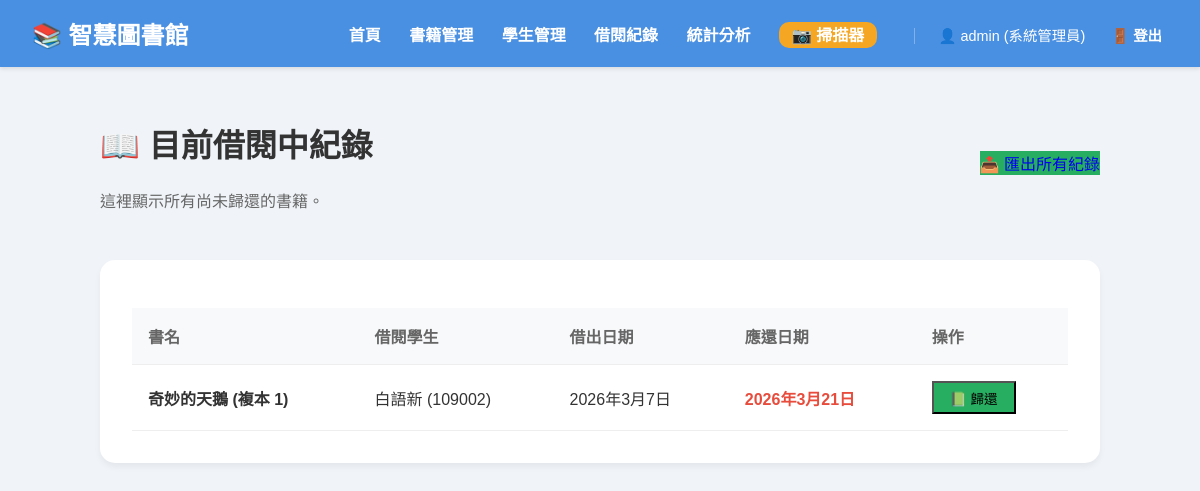
Screenshot of /loans (signed in) with the database file from the repository.
### library/models.py (models this page shows, shortened)
class Student(models.Model):
    name = models.CharField(max_length=50, verbose_name="姓名")
    student_id = models.CharField(max_length=20, unique=True, verbose_name="學號")
    grade = models.CharField(max_length=20, verbose_name="班級")

class Loan(models.Model):
    book = models.ForeignKey(Book, on_delete=models.CASCADE, verbose_name="書籍")
    student = models.ForeignKey(Student, on_delete=models.CASCADE, verbose_name="學生")
    loan_date = models.DateField(auto_now_add=True, verbose_name="借書日期")
    due_date = models.DateField(verbose_name="應還日期")
    return_date = models.DateField(null=True, blank=True, verbose_name="歸還日期")
    @property
    def is_overdue(self):
        if not self.return_date and self.due_date < date.today():
            return True
        return False
    @property
    def fine_amount(self):
        if self.is_overdue:
            days = (date.today() - self.due_date).days
            return days * 5
        elif self.return_date and self.return_date > self.due_date:
            days = (self.return_date - self.due_date).days
            return days * 5
        return 0

### library/views.py (the view)
# urls.py: path('loans', views.list_loans, name='list_loans'),
@login_required
def list_loans(request):
    active_loans = Loan.objects.filter(return_date__isnull=True).select_related('book', 'student')
    display_loans = []
    today = date.today()
    for l in active_loans:
        display_loans.append({
            "id": l.id,
            "book_title": f"{l.book.title} (複本 {l.book.copy_number})",
            "student_name": l.student.name,
            "student_id": l.student.student_id,
            "loan_date": l.loan_date,
            "due_date": l.due_date,
            "is_overdue": l.due_date < today,
            "fine_amount": l.fine_amount
        })
    return render(request, 'library/loans.html', {'loans': display_loans})

### library/templates/library/loans.html (shortened to what this page needs)
{% extends "library/layout.html" %}
{% block content %}
<div style="display: flex; justify-content: space-between; align-items: center; margin-bottom: 2rem;">
    <div>
        <h1>📖 目前借閱中紀錄</h1>
        <p style="color: #666;">這裡顯示所有尚未歸還的書籍。</p>
    </div>
    <a href="/loans/export" class="btn" style="background-color: var(--success-color); text-decoration: none;">📤 匯出所有紀錄</a>
</div>
<div class="card">
    {% if loans %}
    <table>
        <thead>
            <tr>
                <th>書名</th>
                <th>借閱學生</th>
                <th>借出日期</th>
                <th>應還日期</th>
                <th>操作</th>
            </tr>
        </thead>
        <tbody>
            {% for loan in loans %}
            <tr>
                <td><strong>{{ loan.book_title }}</strong></td>
                <td>{{ loan.student_name }} ({{ loan.student_id }})</td>
                <td>{{ loan.loan_date }}</td>
                <td style="color: var(--danger-color); font-weight: bold;">
                    {{ loan.due_date }}
                </td>
                <td>
                    <form action="/loans/return/{{ loan.id }}" method="post" style="margin: 0;">
                        <button type="submit" class="btn btn-primary" style="padding: 0.3rem 1rem; font-size: 0.85rem; background-color: var(--success-color);">📗 歸還</button>
                    </form>
                </td>
            </tr>
            {% endfor %}
        </tbody>
    </table>
    {% else %}
    <div style="text-align: center; padding: 3rem;">
        <p style="font-size: 1.5rem; color: #ccc;">目前沒有借閱中的紀錄喔！😊</p>
        <a href="/" class="btn btn-primary" style="text-decoration: none;">去借書吧</a>
    </div>
    {% endif %}
</div>
{% endblock %}

### library/templates/library/layout.html (shortened to what this page needs)
<!DOCTYPE html>
<html lang="zh-Hant">
<head>
</head>
<body>
    <nav>
        <a href="/" class="logo">📚 智慧圖書館</a>
        <div class="links">
            <a href="/">首頁</a>
            <a href="/books">書籍管理</a>
            <a href="/students">學生管理</a>
            <a href="/loans">借閱紀錄</a>
            <a href="/stats">統計分析</a>
            <a href="/scan" style="background: var(--secondary-color); padding: 0.3rem 0.8rem; border-radius: 10px;">📷 掃描器</a>
            {% if user.is_authenticated %}
            <span style="color: white; margin-left: 2rem; font-size: 0.9rem; border-left: 1px solid rgba(255,255,255,0.3); padding-left: 1.5rem;">
                👤 {{ user.username }} ({{ user.groups.all.0.name|default:"系統管理員" }})
            </span>
            <form action="{% url 'logout' %}" method="post" style="display: inline; margin-left: 1rem;">
                <button type="submit" style="background: transparent; border: none; color: white; cursor: pointer; font-weight: bold; font-size: 0.9rem;">🚪 登出</button>
            </form>
            {% endif %}
        </div>
    </nav>
    <div class="container">
        {% block content %}{% endblock %}
    </div>
</body>
</html>

### library/templates/library/layout.html (style rules this page uses)
:root { --primary-color: #4A90E2; --secondary-color: #F5A623; --success-color: #27AE60; --danger-color: #E74C3C; --bg-color: #F0F4F8; --card-bg: #FFFFFF; --text-color: #333333; }
body { font-family: 'PingFang TC', 'Microsoft JhengHei', sans-serif; background-color: var(--bg-color); margin: 0; padding: 0; color: var(--text-color); }
nav { background-color: var(--primary-color); padding: 1rem 2rem; display: flex; justify-content: space-between; align-items: center; box-shadow: 0 2px 4px rgba(0,0,0,0.1); }
nav .logo { color: white; font-size: 1.5rem; font-weight: bold; text-decoration: none; }
nav .links a { color: white; text-decoration: none; font-weight: bold; margin-left: 1.5rem; transition: opacity 0.2s; }
.container { max-width: 1000px; margin: 2rem auto; padding: 0 1rem; }
.card { background-color: var(--card-bg); padding: 2rem; border-radius: 15px; box-shadow: 0 4px 6px rgba(0,0,0,0.05); margin-bottom: 2rem; }
table { width: 100%; border-collapse: collapse; margin-top: 1rem; }
th, td { padding: 1rem; text-align: left; border-bottom: 1px solid #eee; }
th { background-color: #f8f9fa; color: #666; }
tr { transition: background-color 0.2s; }
.card { transition: box-shadow 0.3s; }
.btn { transition: all 0.2s; }

### rows the page displays
Student: student_name "白語新", student_id "109002"
Loan: loan_date "2026年3月7日", due_date "2026年3月21日"

### other values shown
{{ user.username }} "admin"
{{ user.groups.all.0.name|default:"系統管理員" }} "系統管理員"
{{ loan.book_title }} "奇妙的天鵝 (複本 1)"
